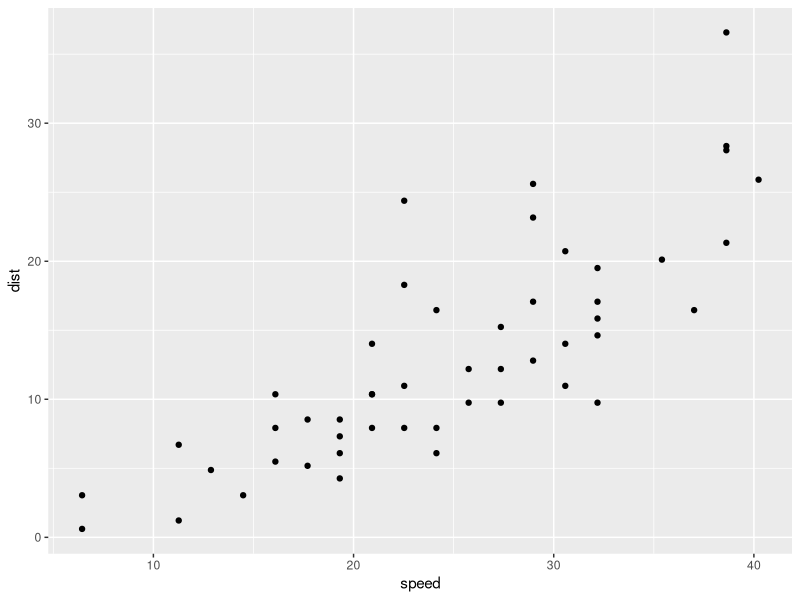
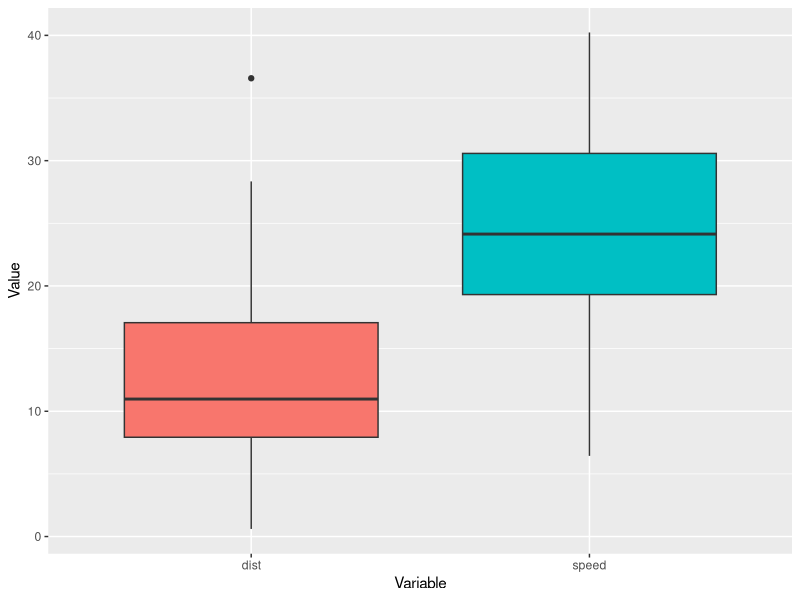
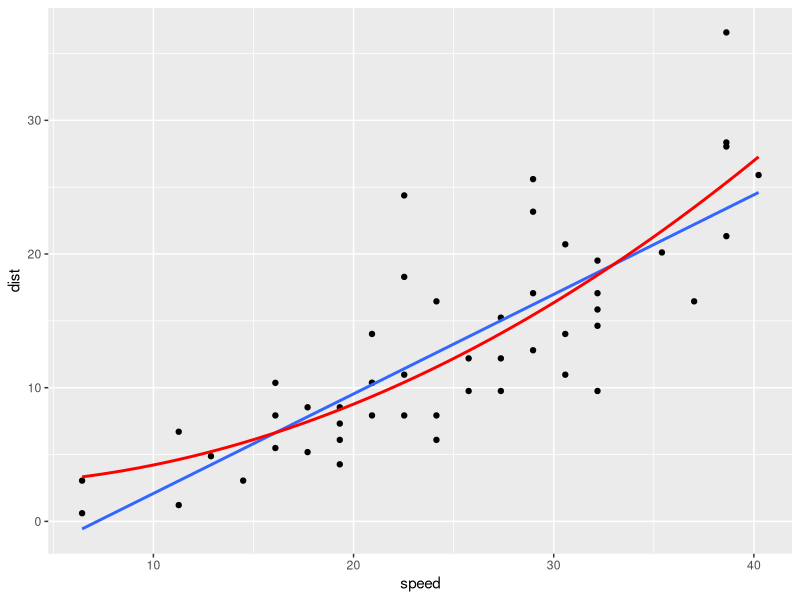
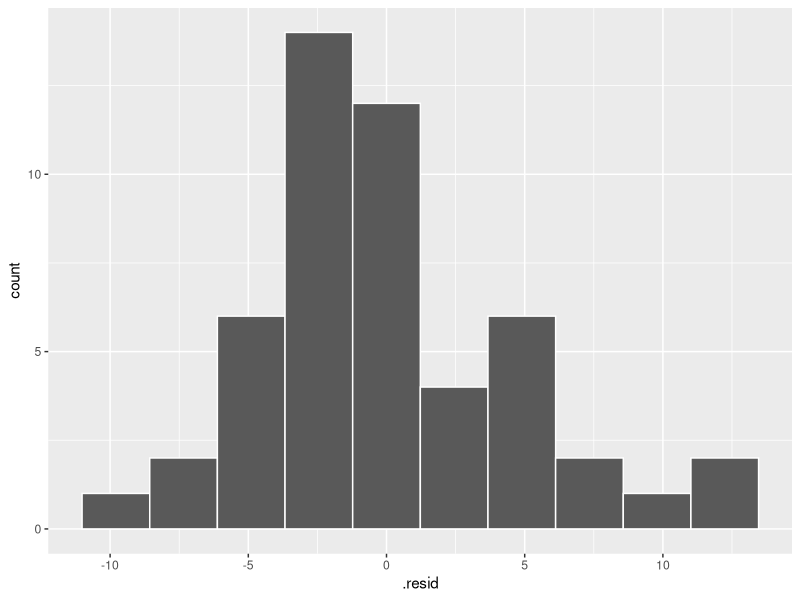
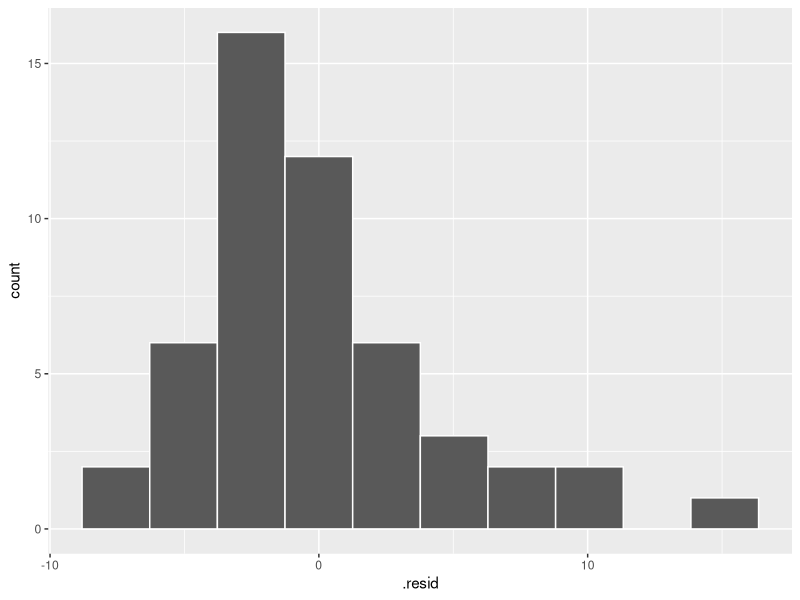

Write R code to recreate these figures, in order.
## ---- chunk 1
library(tidyverse)
library(broom)
## ---- chunk 2
data(cars)
summary(cars)
## ---- chunk 3
cars$speed = cars$speed * 1.609344
cars$dist = cars$dist * 0.3048
summary(cars)
## ---- chunk 4
ggplot(cars, aes(x = speed, y = dist)) +
  geom_point()

cars %>%
  pivot_longer(
    cols = 1:2
    , names_to = 'Variable'
    , values_to = 'Value') %>%
  ggplot(aes(x = Variable, y = Value, fill = Variable)) +
  geom_boxplot() +
  theme(legend.position = 'none')
## ---- chunk 5
model_1 = lm(dist ~ speed, data = cars)
model_2 = lm(dist ~ I(speed^2), data = cars)
## ---- chunk 6
summary(model_1)
summary(model_2)
## ---- chunk 7
ggplot(cars, aes(x = speed, y = dist)) +
  geom_point() +
  geom_smooth(formula = 'y ~ x', method = 'lm', se = FALSE) +
  geom_smooth(formula = 'y ~ I(x^2)', method = 'lm', se = FALSE, color = 'red')
## ---- chunk 8
cars_model_1 = augment(model_1)
cars_model_2 = augment(model_2)

ggplot(cars_model_1, aes(.resid)) +
  geom_histogram(color = 'white', bins = 10)

ggplot(cars_model_2, aes(.resid)) +
  geom_histogram(color = 'white', bins = 10)
## ---- chunk 9
new_data = data.frame(speed = c(30, 50, 80))
predict(model_1, newdata = new_data)
predict(model_2, newdata = new_data)
